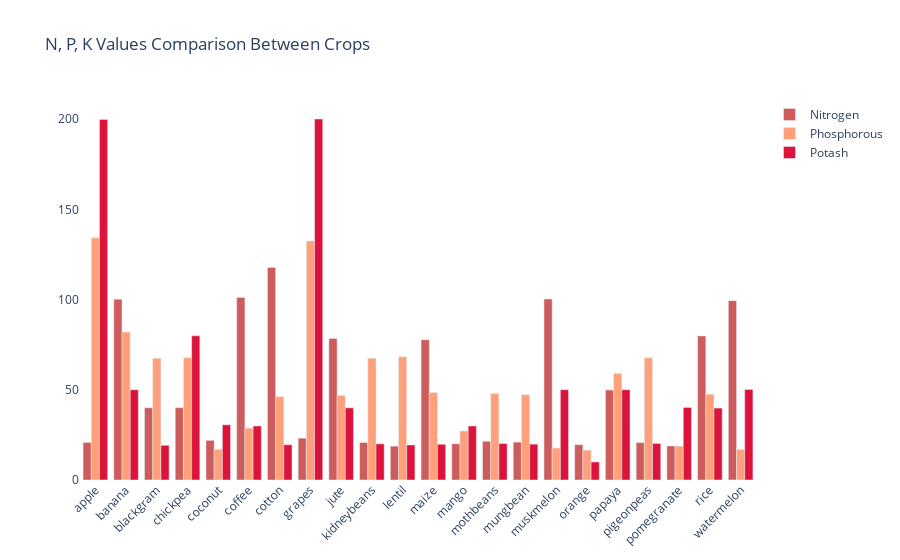

Notebook cell for this chart:
### Code cell
import pandas as pd
import plotly.graph_objects as go

# Assuming 'dataset' is your DataFrame
# Calculate the average N, P, and K required by each crop
crop_summary = dataset.groupby('label').agg({'N': 'mean', 'P': 'mean', 'K': 'mean'})

# Initialize the figure
fig = go.Figure()

# Add bar trace for Nitrogen
fig.add_trace(go.Bar(
    x=crop_summary.index,  # Crop names
    y=crop_summary['N'],   # Nitrogen values
    name='Nitrogen',
    marker_color='indianred'
))

# Add bar trace for Phosphorus
fig.add_trace(go.Bar(
    x=crop_summary.index,  # Crop names
    y=crop_summary['P'],   # Phosphorus values
    name='Phosphorous',
    marker_color='lightsalmon'
))

# Add bar trace for Potassium
fig.add_trace(go.Bar(
    x=crop_summary.index,  # Crop names
    y=crop_summary['K'],   # Potassium values
    name='Potash',
    marker_color='crimson'
))

# Update layout with title, background color, and bar mode
fig.update_layout(
    title="N, P, K Values Comparison Between Crops",
    plot_bgcolor='white',  # Set background color of the plot
    barmode='group',       # Group bars by crop
    xaxis_tickangle=-45    # Rotate x-axis labels for better fit
)

# Show the plot
fig.show()

### Figure 1 — Plotly figure (JSON) as saved in the notebook; plotly's stock layout.template omitted (floating-point values rounded to 4 significant figures)
{"data": [{"marker": {"color": "indianred"}, "name": "Nitrogen", "type": "bar", "x": ["apple", "banana", "blackgram", "chickpea", "coconut", "coffee", "cotton", "grapes", "jute", "kidneybeans", "lentil", "maize", "mango", "mothbeans", "mungbean", "muskmelon", "orange", "papaya", "pigeonpeas", "pomegranate", "rice", "watermelon"], "y": [20.8, 100.2, 40.02, 40.09, 21.98, 101.2, 117.8, 23.18, 78.4, 20.75, 18.77, 77.76, 20.07, 21.44, 20.99, 100.3, 19.58, 49.88, 20.73, 18.87, 79.89, 99.42]}, {"marker": {"color": "lightsalmon"}, "name": "Phosphorous", "type": "bar", "x": ["apple", "banana", "blackgram", "chickpea", "coconut", "coffee", "cotton", "grapes", "jute", "kidneybeans", "lentil", "maize", "mango", "mothbeans", "mungbean", "muskmelon", "orange", "papaya", "pigeonpeas", "pomegranate", "rice", "watermelon"], "y": [134.2, 82.01, 67.47, 67.79, 16.93, 28.74, 46.24, 132.5, 46.86, 67.54, 68.36, 48.44, 27.18, 48.01, 47.28, 17.72, 16.55, 59.05, 67.73, 18.75, 47.58, 17]}, {"marker": {"color": "crimson"}, "name": "Potash", "type": "bar", "x": ["apple", "banana", "blackgram", "chickpea", "coconut", "coffee", "cotton", "grapes", "jute", "kidneybeans", "lentil", "maize", "mango", "mothbeans", "mungbean", "muskmelon", "orange", "papaya", "pigeonpeas", "pomegranate", "rice", "watermelon"], "y": [199.9, 50.05, 19.24, 79.92, 30.59, 29.94, 19.56, 200.1, 39.99, 20.05, 19.41, 19.79, 29.92, 20.23, 19.87, 50.08, 10.01, 50.04, 20.29, 40.21, 39.87, 50.22]}], "layout": {"barmode": "group", "plot_bgcolor": "white", "title": {"text": "N, P, K Values Comparison Between Crops"}, "xaxis": {"tickangle": -45}}}
